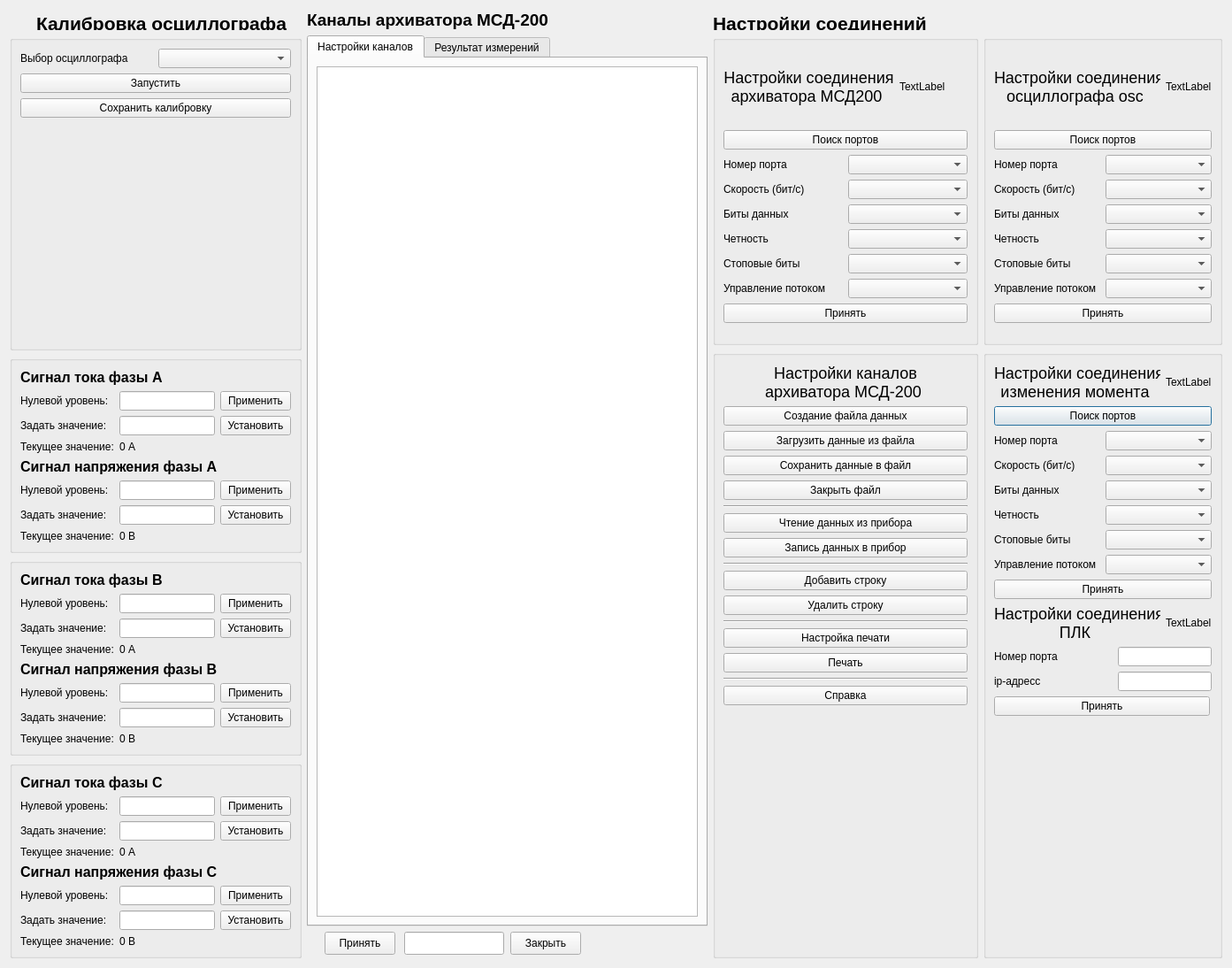
<?xml version="1.0" encoding="UTF-8"?>
<ui version="4.0">
 <class>Kalibr</class>
 <widget class="QDialog" name="Kalibr">
  <property name="geometry">
   <rect>
    <x>0</x>
    <y>0</y>
    <width>1393</width>
    <height>1094</height>
   </rect>
  </property>
  <property name="windowTitle">
   <string>Калибровка осциллографа</string>
  </property>
  <layout class="QGridLayout" name="gridLayout_4">
   <item row="0" column="2">
    <widget class="QLabel" name="label_18">
     <property name="sizePolicy">
      <sizepolicy hsizetype="Preferred" vsizetype="Fixed">
       <horstretch>0</horstretch>
       <verstretch>0</verstretch>
      </sizepolicy>
     </property>
     <property name="minimumSize">
      <size>
       <width>0</width>
       <height>0</height>
      </size>
     </property>
     <property name="maximumSize">
      <size>
       <width>16777215</width>
       <height>16777215</height>
      </size>
     </property>
     <property name="text">
      <string>&lt;html&gt;&lt;head/&gt;&lt;body&gt;&lt;p&gt;&lt;span style=&quot; font-size:14pt; font-weight:700;&quot;&gt;Каналы архиватора МСД-200&lt;/span&gt;&lt;/p&gt;&lt;/body&gt;&lt;/html&gt;</string>
     </property>
    </widget>
   </item>
   <item row="1" column="2" rowspan="3">
    <widget class="QTabWidget" name="tabWidget">
     <property name="currentIndex">
      <number>0</number>
     </property>
     <widget class="QWidget" name="tab">
      <attribute name="title">
       <string>Настройки каналов</string>
      </attribute>
      <layout class="QGridLayout" name="gridLayout_8">
       <item row="1" column="0">
        <widget class="QTableView" name="tableView">
         <property name="sizePolicy">
          <sizepolicy hsizetype="Expanding" vsizetype="Preferred">
           <horstretch>0</horstretch>
           <verstretch>0</verstretch>
          </sizepolicy>
         </property>
        </widget>
       </item>
      </layout>
     </widget>
     <widget class="QWidget" name="tab_2">
      <attribute name="title">
       <string>Результат измерений</string>
      </attribute>
      <layout class="QGridLayout" name="gridLayout_9">
       <item row="0" column="0">
        <widget class="QTableWidget" name="tableWidget"/>
       </item>
      </layout>
     </widget>
    </widget>
   </item>
   <item row="2" column="5" rowspan="3">
    <widget class="QGroupBox" name="groupBox_7">
     <property name="sizePolicy">
      <sizepolicy hsizetype="Expanding" vsizetype="Expanding">
       <horstretch>0</horstretch>
       <verstretch>0</verstretch>
      </sizepolicy>
     </property>
     <property name="minimumSize">
      <size>
       <width>270</width>
       <height>580</height>
      </size>
     </property>
     <property name="maximumSize">
      <size>
       <width>270</width>
       <height>16777215</height>
      </size>
     </property>
     <property name="title">
      <string/>
     </property>
     <layout class="QGridLayout" name="gridLayout_19">
      <item row="1" column="0" colspan="2">
       <layout class="QGridLayout" name="gridLayout_14">
        <item row="0" column="0">
         <widget class="QPushButton" name="SearchPort_3">
          <property name="focusPolicy">
           <enum>Qt::StrongFocus</enum>
          </property>
          <property name="text">
           <string>Поиск портов</string>
          </property>
         </widget>
        </item>
        <item row="1" column="0">
         <layout class="QGridLayout" name="gridLayout_15">
          <item row="1" column="0" colspan="2">
           <widget class="QPushButton" name="EnterPort_3">
            <property name="focusPolicy">
             <enum>Qt::StrongFocus</enum>
            </property>
            <property name="text">
             <string>Принять</string>
            </property>
            <property name="checkable">
             <bool>false</bool>
            </property>
           </widget>
          </item>
          <item row="0" column="0" colspan="2">
           <layout class="QGridLayout" name="gridLayout_16">
            <item row="2" column="0">
             <widget class="QLabel" name="label_48">
              <property name="text">
               <string>Биты данных</string>
              </property>
             </widget>
            </item>
            <item row="3" column="0">
             <widget class="QLabel" name="label_49">
              <property name="text">
               <string>Четность</string>
              </property>
             </widget>
            </item>
            <item row="0" column="0">
             <widget class="QLabel" name="label_50">
              <property name="text">
               <string>Номер порта</string>
              </property>
             </widget>
            </item>
            <item row="3" column="1">
             <widget class="QComboBox" name="comboBox_13">
              <property name="focusPolicy">
               <enum>Qt::StrongFocus</enum>
              </property>
             </widget>
            </item>
            <item row="4" column="0">
             <widget class="QLabel" name="label_51">
              <property name="text">
               <string>Стоповые биты</string>
              </property>
             </widget>
            </item>
            <item row="4" column="1">
             <widget class="QComboBox" name="comboBox_14">
              <property name="focusPolicy">
               <enum>Qt::StrongFocus</enum>
              </property>
             </widget>
            </item>
            <item row="1" column="0">
             <widget class="QLabel" name="label_52">
              <property name="text">
               <string>Скорость (бит/с)</string>
              </property>
             </widget>
            </item>
            <item row="1" column="1">
             <widget class="QComboBox" name="comboBox_15">
              <property name="focusPolicy">
               <enum>Qt::StrongFocus</enum>
              </property>
              <property name="currentIndex">
               <number>-1</number>
              </property>
             </widget>
            </item>
            <item row="5" column="0">
             <widget class="QLabel" name="label_53">
              <property name="text">
               <string>Управление потоком</string>
              </property>
             </widget>
            </item>
            <item row="0" column="1">
             <widget class="QComboBox" name="comboBox_16">
              <property name="focusPolicy">
               <enum>Qt::StrongFocus</enum>
              </property>
             </widget>
            </item>
            <item row="2" column="1">
             <widget class="QComboBox" name="comboBox_17">
              <property name="focusPolicy">
               <enum>Qt::StrongFocus</enum>
              </property>
             </widget>
            </item>
            <item row="5" column="1">
             <widget class="QComboBox" name="comboBox_18">
              <property name="focusPolicy">
               <enum>Qt::StrongFocus</enum>
              </property>
             </widget>
            </item>
           </layout>
          </item>
         </layout>
        </item>
       </layout>
      </item>
      <item row="4" column="0">
       <spacer name="verticalSpacer_2">
        <property name="orientation">
         <enum>Qt::Vertical</enum>
        </property>
        <property name="sizeHint" stdset="0">
         <size>
          <width>20</width>
          <height>40</height>
         </size>
        </property>
       </spacer>
      </item>
      <item row="2" column="1">
       <widget class="QLabel" name="label_60">
        <property name="text">
         <string>TextLabel</string>
        </property>
       </widget>
      </item>
      <item row="0" column="1">
       <widget class="QLabel" name="label_58">
        <property name="text">
         <string>TextLabel</string>
        </property>
       </widget>
      </item>
      <item row="2" column="0">
       <widget class="QLabel" name="label_54">
        <property name="sizePolicy">
         <sizepolicy hsizetype="Preferred" vsizetype="Fixed">
          <horstretch>0</horstretch>
          <verstretch>0</verstretch>
         </sizepolicy>
        </property>
        <property name="minimumSize">
         <size>
          <width>0</width>
          <height>40</height>
         </size>
        </property>
        <property name="maximumSize">
         <size>
          <width>16777215</width>
          <height>16777215</height>
         </size>
        </property>
        <property name="text">
         <string>&lt;div style=&quot;font-size: 18px;text-align: center;&quot;&gt;
&lt;p&gt;Настройки соединения&lt;br&gt;ПЛК&lt;/p&gt;
&lt;/dev&gt;</string>
        </property>
       </widget>
      </item>
      <item row="3" column="0" colspan="2">
       <layout class="QGridLayout" name="gridLayout_17">
        <item row="2" column="0" colspan="2">
         <widget class="QPushButton" name="EnterPort_4">
          <property name="sizePolicy">
           <sizepolicy hsizetype="Fixed" vsizetype="Fixed">
            <horstretch>0</horstretch>
            <verstretch>0</verstretch>
           </sizepolicy>
          </property>
          <property name="minimumSize">
           <size>
            <width>244</width>
            <height>0</height>
           </size>
          </property>
          <property name="maximumSize">
           <size>
            <width>244</width>
            <height>16777215</height>
           </size>
          </property>
          <property name="focusPolicy">
           <enum>Qt::StrongFocus</enum>
          </property>
          <property name="text">
           <string>Принять</string>
          </property>
          <property name="checkable">
           <bool>false</bool>
          </property>
         </widget>
        </item>
        <item row="1" column="0">
         <widget class="QLabel" name="label_59">
          <property name="text">
           <string>ip-адресс</string>
          </property>
         </widget>
        </item>
        <item row="0" column="0">
         <widget class="QLabel" name="label_57">
          <property name="text">
           <string>Номер порта</string>
          </property>
         </widget>
        </item>
        <item row="0" column="1">
         <widget class="QLineEdit" name="lineEdit">
          <property name="sizePolicy">
           <sizepolicy hsizetype="Fixed" vsizetype="Fixed">
            <horstretch>0</horstretch>
            <verstretch>0</verstretch>
           </sizepolicy>
          </property>
          <property name="minimumSize">
           <size>
            <width>106</width>
            <height>0</height>
           </size>
          </property>
          <property name="maximumSize">
           <size>
            <width>106</width>
            <height>16777215</height>
           </size>
          </property>
         </widget>
        </item>
        <item row="1" column="1">
         <widget class="QLineEdit" name="lineEdit_3">
          <property name="sizePolicy">
           <sizepolicy hsizetype="Fixed" vsizetype="Fixed">
            <horstretch>0</horstretch>
            <verstretch>0</verstretch>
           </sizepolicy>
          </property>
          <property name="maximumSize">
           <size>
            <width>106</width>
            <height>16777215</height>
           </size>
          </property>
         </widget>
        </item>
       </layout>
      </item>
      <item row="0" column="0">
       <widget class="QLabel" name="label_47">
        <property name="sizePolicy">
         <sizepolicy hsizetype="Preferred" vsizetype="Minimum">
          <horstretch>0</horstretch>
          <verstretch>0</verstretch>
         </sizepolicy>
        </property>
        <property name="minimumSize">
         <size>
          <width>0</width>
          <height>0</height>
         </size>
        </property>
        <property name="maximumSize">
         <size>
          <width>16777215</width>
          <height>16777215</height>
         </size>
        </property>
        <property name="text">
         <string>&lt;div style=&quot;font-size: 18px;text-align: center;&quot;&gt;
&lt;p&gt;Настройки соединения&lt;br&gt;изменения момента&lt;/p&gt;
&lt;/dev&gt;</string>
        </property>
       </widget>
      </item>
     </layout>
    </widget>
   </item>
   <item row="1" column="4">
    <widget class="QGroupBox" name="groupBox_4">
     <property name="sizePolicy">
      <sizepolicy hsizetype="Fixed" vsizetype="Fixed">
       <horstretch>0</horstretch>
       <verstretch>0</verstretch>
      </sizepolicy>
     </property>
     <property name="minimumSize">
      <size>
       <width>270</width>
       <height>350</height>
      </size>
     </property>
     <property name="maximumSize">
      <size>
       <width>300</width>
       <height>16777215</height>
      </size>
     </property>
     <property name="title">
      <string/>
     </property>
     <layout class="QGridLayout" name="gridLayout_13">
      <item row="0" column="1">
       <widget class="QLabel" name="label_7">
        <property name="sizePolicy">
         <sizepolicy hsizetype="Preferred" vsizetype="Preferred">
          <horstretch>0</horstretch>
          <verstretch>0</verstretch>
         </sizepolicy>
        </property>
        <property name="minimumSize">
         <size>
          <width>0</width>
          <height>60</height>
         </size>
        </property>
        <property name="maximumSize">
         <size>
          <width>16777215</width>
          <height>60</height>
         </size>
        </property>
        <property name="text">
         <string>&lt;div style=&quot;font-size: 18px;text-align: center;&quot;&gt;
&lt;p&gt;Настройки соединения&lt;br&gt;архиватора МСД200&lt;/p&gt;
&lt;/dev&gt;</string>
        </property>
       </widget>
      </item>
      <item row="0" column="2">
       <widget class="QLabel" name="label_38">
        <property name="text">
         <string>TextLabel</string>
        </property>
       </widget>
      </item>
      <item row="1" column="1" colspan="2">
       <layout class="QGridLayout" name="gridLayout_6">
        <item row="0" column="0">
         <widget class="QPushButton" name="SearchPort">
          <property name="focusPolicy">
           <enum>Qt::StrongFocus</enum>
          </property>
          <property name="text">
           <string>Поиск портов</string>
          </property>
         </widget>
        </item>
        <item row="1" column="0">
         <layout class="QGridLayout" name="gridLayout_5">
          <item row="1" column="0" colspan="2">
           <widget class="QPushButton" name="EnterPort">
            <property name="focusPolicy">
             <enum>Qt::StrongFocus</enum>
            </property>
            <property name="text">
             <string>Принять</string>
            </property>
            <property name="checkable">
             <bool>false</bool>
            </property>
           </widget>
          </item>
          <item row="0" column="0" colspan="2">
           <layout class="QGridLayout" name="gridLayout_7">
            <item row="0" column="0">
             <widget class="QLabel" name="label_8">
              <property name="text">
               <string>Номер порта</string>
              </property>
             </widget>
            </item>
            <item row="5" column="1">
             <widget class="QComboBox" name="comboBox_6">
              <property name="focusPolicy">
               <enum>Qt::StrongFocus</enum>
              </property>
             </widget>
            </item>
            <item row="4" column="0">
             <widget class="QLabel" name="label_12">
              <property name="text">
               <string>Стоповые биты</string>
              </property>
             </widget>
            </item>
            <item row="3" column="0">
             <widget class="QLabel" name="label_11">
              <property name="text">
               <string>Четность</string>
              </property>
             </widget>
            </item>
            <item row="1" column="1">
             <widget class="QComboBox" name="comboBox_2">
              <property name="focusPolicy">
               <enum>Qt::StrongFocus</enum>
              </property>
              <property name="currentIndex">
               <number>-1</number>
              </property>
             </widget>
            </item>
            <item row="2" column="1">
             <widget class="QComboBox" name="comboBox_3">
              <property name="focusPolicy">
               <enum>Qt::StrongFocus</enum>
              </property>
             </widget>
            </item>
            <item row="5" column="0">
             <widget class="QLabel" name="label_13">
              <property name="text">
               <string>Управление потоком</string>
              </property>
             </widget>
            </item>
            <item row="4" column="1">
             <widget class="QComboBox" name="comboBox_5">
              <property name="focusPolicy">
               <enum>Qt::StrongFocus</enum>
              </property>
             </widget>
            </item>
            <item row="0" column="1">
             <widget class="QComboBox" name="comboBox">
              <property name="focusPolicy">
               <enum>Qt::StrongFocus</enum>
              </property>
             </widget>
            </item>
            <item row="2" column="0">
             <widget class="QLabel" name="label_10">
              <property name="text">
               <string>Биты данных</string>
              </property>
             </widget>
            </item>
            <item row="3" column="1">
             <widget class="QComboBox" name="comboBox_4">
              <property name="focusPolicy">
               <enum>Qt::StrongFocus</enum>
              </property>
             </widget>
            </item>
            <item row="1" column="0">
             <widget class="QLabel" name="label_9">
              <property name="text">
               <string>Скорость (бит/с)</string>
              </property>
             </widget>
            </item>
           </layout>
          </item>
         </layout>
        </item>
       </layout>
      </item>
     </layout>
    </widget>
   </item>
   <item row="1" column="5">
    <widget class="QGroupBox" name="groupBox_6">
     <property name="sizePolicy">
      <sizepolicy hsizetype="Fixed" vsizetype="Fixed">
       <horstretch>0</horstretch>
       <verstretch>0</verstretch>
      </sizepolicy>
     </property>
     <property name="minimumSize">
      <size>
       <width>270</width>
       <height>350</height>
      </size>
     </property>
     <property name="maximumSize">
      <size>
       <width>270</width>
       <height>16777215</height>
      </size>
     </property>
     <property name="title">
      <string/>
     </property>
     <layout class="QGridLayout" name="gridLayout_18">
      <item row="0" column="0">
       <widget class="QLabel" name="label_40">
        <property name="minimumSize">
         <size>
          <width>0</width>
          <height>60</height>
         </size>
        </property>
        <property name="maximumSize">
         <size>
          <width>16777215</width>
          <height>60</height>
         </size>
        </property>
        <property name="text">
         <string>&lt;div style=&quot;font-size: 18px;text-align: center;&quot;&gt;
&lt;p&gt;Настройки соединения&lt;br&gt;осциллографа osc&lt;/p&gt;
&lt;/dev&gt;</string>
        </property>
       </widget>
      </item>
      <item row="0" column="1">
       <widget class="QLabel" name="label_56">
        <property name="text">
         <string>TextLabel</string>
        </property>
       </widget>
      </item>
      <item row="1" column="0" colspan="2">
       <layout class="QGridLayout" name="gridLayout_10">
        <item row="0" column="0">
         <widget class="QPushButton" name="SearchPort_2">
          <property name="focusPolicy">
           <enum>Qt::StrongFocus</enum>
          </property>
          <property name="text">
           <string>Поиск портов</string>
          </property>
         </widget>
        </item>
        <item row="1" column="0">
         <layout class="QGridLayout" name="gridLayout_11">
          <item row="1" column="0" colspan="2">
           <widget class="QPushButton" name="EnterPort_2">
            <property name="focusPolicy">
             <enum>Qt::StrongFocus</enum>
            </property>
            <property name="text">
             <string>Принять</string>
            </property>
            <property name="checkable">
             <bool>false</bool>
            </property>
           </widget>
          </item>
          <item row="0" column="0" colspan="2">
           <layout class="QGridLayout" name="gridLayout_12">
            <item row="2" column="0">
             <widget class="QLabel" name="label_41">
              <property name="text">
               <string>Биты данных</string>
              </property>
             </widget>
            </item>
            <item row="3" column="0">
             <widget class="QLabel" name="label_42">
              <property name="text">
               <string>Четность</string>
              </property>
             </widget>
            </item>
            <item row="0" column="0">
             <widget class="QLabel" name="label_43">
              <property name="text">
               <string>Номер порта</string>
              </property>
             </widget>
            </item>
            <item row="3" column="1">
             <widget class="QComboBox" name="comboBox_7">
              <property name="focusPolicy">
               <enum>Qt::StrongFocus</enum>
              </property>
             </widget>
            </item>
            <item row="4" column="0">
             <widget class="QLabel" name="label_44">
              <property name="text">
               <string>Стоповые биты</string>
              </property>
             </widget>
            </item>
            <item row="4" column="1">
             <widget class="QComboBox" name="comboBox_8">
              <property name="focusPolicy">
               <enum>Qt::StrongFocus</enum>
              </property>
             </widget>
            </item>
            <item row="1" column="0">
             <widget class="QLabel" name="label_45">
              <property name="text">
               <string>Скорость (бит/с)</string>
              </property>
             </widget>
            </item>
            <item row="1" column="1">
             <widget class="QComboBox" name="comboBox_9">
              <property name="focusPolicy">
               <enum>Qt::StrongFocus</enum>
              </property>
              <property name="currentIndex">
               <number>-1</number>
              </property>
             </widget>
            </item>
            <item row="5" column="0">
             <widget class="QLabel" name="label_46">
              <property name="text">
               <string>Управление потоком</string>
              </property>
             </widget>
            </item>
            <item row="0" column="1">
             <widget class="QComboBox" name="comboBox_10">
              <property name="focusPolicy">
               <enum>Qt::StrongFocus</enum>
              </property>
             </widget>
            </item>
            <item row="2" column="1">
             <widget class="QComboBox" name="comboBox_11">
              <property name="focusPolicy">
               <enum>Qt::StrongFocus</enum>
              </property>
             </widget>
            </item>
            <item row="5" column="1">
             <widget class="QComboBox" name="comboBox_12">
              <property name="focusPolicy">
               <enum>Qt::StrongFocus</enum>
              </property>
             </widget>
            </item>
           </layout>
          </item>
         </layout>
        </item>
       </layout>
      </item>
     </layout>
    </widget>
   </item>
   <item row="4" column="2">
    <widget class="QWidget" name="widget_3" native="true">
     <property name="sizePolicy">
      <sizepolicy hsizetype="Preferred" vsizetype="Fixed">
       <horstretch>0</horstretch>
       <verstretch>0</verstretch>
      </sizepolicy>
     </property>
     <property name="minimumSize">
      <size>
       <width>0</width>
       <height>30</height>
      </size>
     </property>
     <property name="maximumSize">
      <size>
       <width>16777215</width>
       <height>30</height>
      </size>
     </property>
     <widget class="QPushButton" name="pushButtonClose">
      <property name="geometry">
       <rect>
        <x>230</x>
        <y>0</y>
        <width>80</width>
        <height>26</height>
       </rect>
      </property>
      <property name="sizePolicy">
       <sizepolicy hsizetype="Fixed" vsizetype="Fixed">
        <horstretch>0</horstretch>
        <verstretch>0</verstretch>
       </sizepolicy>
      </property>
      <property name="text">
       <string>Закрыть</string>
      </property>
     </widget>
     <widget class="QPushButton" name="pushButtonAccept">
      <property name="geometry">
       <rect>
        <x>20</x>
        <y>0</y>
        <width>80</width>
        <height>26</height>
       </rect>
      </property>
      <property name="sizePolicy">
       <sizepolicy hsizetype="Fixed" vsizetype="Fixed">
        <horstretch>0</horstretch>
        <verstretch>0</verstretch>
       </sizepolicy>
      </property>
      <property name="text">
       <string>Принять</string>
      </property>
     </widget>
     <widget class="QLineEdit" name="lineEdit_2">
      <property name="geometry">
       <rect>
        <x>110</x>
        <y>0</y>
        <width>113</width>
        <height>26</height>
       </rect>
      </property>
     </widget>
    </widget>
   </item>
   <item row="0" column="0" colspan="2">
    <widget class="QWidget" name="widget" native="true">
     <widget class="QLabel" name="label_17">
      <property name="geometry">
       <rect>
        <x>30</x>
        <y>0</y>
        <width>331</width>
        <height>31</height>
       </rect>
      </property>
      <property name="text">
       <string>&lt;html&gt;&lt;head/&gt;&lt;body&gt;&lt;p&gt;&lt;span style=&quot; font-size:16pt; font-weight:600;&quot;&gt;Калибровка осциллографа&lt;/span&gt;&lt;/p&gt;&lt;/body&gt;&lt;/html&gt;</string>
      </property>
     </widget>
    </widget>
   </item>
   <item row="0" column="4">
    <widget class="QWidget" name="widget_2" native="true">
     <widget class="QLabel" name="label_32">
      <property name="geometry">
       <rect>
        <x>0</x>
        <y>0</y>
        <width>331</width>
        <height>31</height>
       </rect>
      </property>
      <property name="text">
       <string>&lt;html&gt;&lt;head/&gt;&lt;body&gt;&lt;p&gt;&lt;span style=&quot; font-size:16pt; font-weight:600;&quot;&gt;Настройки соединений&lt;/span&gt;&lt;/p&gt;&lt;/body&gt;&lt;/html&gt;</string>
      </property>
     </widget>
    </widget>
   </item>
   <item row="2" column="4" rowspan="3">
    <widget class="QGroupBox" name="groupBox_5">
     <property name="sizePolicy">
      <sizepolicy hsizetype="Expanding" vsizetype="Expanding">
       <horstretch>0</horstretch>
       <verstretch>0</verstretch>
      </sizepolicy>
     </property>
     <property name="minimumSize">
      <size>
       <width>270</width>
       <height>580</height>
      </size>
     </property>
     <property name="maximumSize">
      <size>
       <width>300</width>
       <height>16777215</height>
      </size>
     </property>
     <property name="title">
      <string/>
     </property>
     <layout class="QGridLayout" name="gridLayout_20">
      <item row="0" column="0" colspan="2">
       <widget class="QLabel" name="label_16">
        <property name="sizePolicy">
         <sizepolicy hsizetype="Preferred" vsizetype="Minimum">
          <horstretch>0</horstretch>
          <verstretch>0</verstretch>
         </sizepolicy>
        </property>
        <property name="minimumSize">
         <size>
          <width>0</width>
          <height>0</height>
         </size>
        </property>
        <property name="maximumSize">
         <size>
          <width>16777215</width>
          <height>16777215</height>
         </size>
        </property>
        <property name="text">
         <string>&lt;div style=&quot;font-size: 18px;text-align: center;&quot;&gt;
&lt;p&gt;Настройки каналов&lt;br&gt;архиватора МСД-200&lt;/p&gt;
&lt;/dev&gt;</string>
        </property>
       </widget>
      </item>
      <item row="1" column="0" colspan="2">
       <layout class="QVBoxLayout" name="verticalLayout_2">
        <item>
         <widget class="QPushButton" name="CreateFile">
          <property name="text">
           <string>Создание файла данных</string>
          </property>
         </widget>
        </item>
        <item>
         <widget class="QPushButton" name="OpenFile">
          <property name="text">
           <string>Загрузить данные из файла</string>
          </property>
         </widget>
        </item>
        <item>
         <widget class="QPushButton" name="SaveFile">
          <property name="text">
           <string>Сохранить данные в файл</string>
          </property>
         </widget>
        </item>
        <item>
         <widget class="QPushButton" name="CloseFile">
          <property name="text">
           <string>Закрыть файл</string>
          </property>
         </widget>
        </item>
        <item>
         <widget class="Line" name="line">
          <property name="minimumSize">
           <size>
            <width>0</width>
            <height>2</height>
           </size>
          </property>
          <property name="orientation">
           <enum>Qt::Horizontal</enum>
          </property>
         </widget>
        </item>
        <item>
         <widget class="QPushButton" name="ReadPribor">
          <property name="text">
           <string>Чтение данных из прибора</string>
          </property>
         </widget>
        </item>
        <item>
         <widget class="QPushButton" name="WritePribor">
          <property name="text">
           <string>Запись данных в прибор</string>
          </property>
         </widget>
        </item>
        <item>
         <widget class="Line" name="line_2">
          <property name="orientation">
           <enum>Qt::Horizontal</enum>
          </property>
         </widget>
        </item>
        <item>
         <widget class="QPushButton" name="AddRow">
          <property name="text">
           <string>Добавить строку</string>
          </property>
         </widget>
        </item>
        <item>
         <widget class="QPushButton" name="RemoveRow">
          <property name="text">
           <string>Удалить строку</string>
          </property>
         </widget>
        </item>
        <item>
         <widget class="Line" name="line_3">
          <property name="orientation">
           <enum>Qt::Horizontal</enum>
          </property>
         </widget>
        </item>
        <item>
         <widget class="QPushButton" name="printSetup">
          <property name="text">
           <string>Настройка печати</string>
          </property>
         </widget>
        </item>
        <item>
         <widget class="QPushButton" name="Print">
          <property name="text">
           <string>Печать</string>
          </property>
         </widget>
        </item>
        <item>
         <widget class="Line" name="line_4">
          <property name="orientation">
           <enum>Qt::Horizontal</enum>
          </property>
         </widget>
        </item>
        <item>
         <widget class="QPushButton" name="Help">
          <property name="text">
           <string>Справка</string>
          </property>
         </widget>
        </item>
        <item>
         <spacer name="verticalSpacer">
          <property name="orientation">
           <enum>Qt::Vertical</enum>
          </property>
          <property name="sizeHint" stdset="0">
           <size>
            <width>20</width>
            <height>40</height>
           </size>
          </property>
         </spacer>
        </item>
       </layout>
      </item>
     </layout>
    </widget>
   </item>
   <item row="1" column="0" rowspan="4" colspan="2">
    <layout class="QVBoxLayout" name="verticalLayout">
     <item>
      <widget class="QGroupBox" name="groupBox_8">
       <property name="title">
        <string/>
       </property>
       <layout class="QGridLayout" name="gridLayout_21">
        <item row="0" column="0">
         <widget class="QLabel" name="label_14">
          <property name="text">
           <string>Выбор осциллографа</string>
          </property>
         </widget>
        </item>
        <item row="2" column="0" colspan="2">
         <widget class="QPushButton" name="acceptButton">
          <property name="text">
           <string>Сохранить калибровку</string>
          </property>
         </widget>
        </item>
        <item row="1" column="0" colspan="2">
         <widget class="QPushButton" name="kalibrStartButton">
          <property name="text">
           <string>Запустить</string>
          </property>
          <property name="checkable">
           <bool>true</bool>
          </property>
         </widget>
        </item>
        <item row="0" column="1">
         <widget class="QComboBox" name="comboBox_19"/>
        </item>
        <item row="3" column="0">
         <spacer name="verticalSpacer_3">
          <property name="orientation">
           <enum>Qt::Vertical</enum>
          </property>
          <property name="sizeHint" stdset="0">
           <size>
            <width>20</width>
            <height>40</height>
           </size>
          </property>
         </spacer>
        </item>
       </layout>
      </widget>
     </item>
     <item>
      <widget class="QGroupBox" name="groupBox">
       <property name="sizePolicy">
        <sizepolicy hsizetype="Fixed" vsizetype="Fixed">
         <horstretch>0</horstretch>
         <verstretch>0</verstretch>
        </sizepolicy>
       </property>
       <property name="title">
        <string/>
       </property>
       <layout class="QGridLayout" name="gridLayout">
        <item row="3" column="1" colspan="2">
         <widget class="QLabel" name="labelValueIa">
          <property name="text">
           <string>0 А</string>
          </property>
         </widget>
        </item>
        <item row="6" column="0">
         <widget class="QLabel" name="label_4">
          <property name="text">
           <string>Задать значение:</string>
          </property>
         </widget>
        </item>
        <item row="1" column="2">
         <widget class="QPushButton" name="pushButtonZeroApplyIa">
          <property name="text">
           <string>Применить</string>
          </property>
         </widget>
        </item>
        <item row="5" column="2">
         <widget class="QPushButton" name="pushButtonZeroApplyUa">
          <property name="text">
           <string>Применить</string>
          </property>
         </widget>
        </item>
        <item row="3" column="0">
         <widget class="QLabel" name="label_31">
          <property name="maximumSize">
           <size>
            <width>16777215</width>
            <height>30</height>
           </size>
          </property>
          <property name="text">
           <string>Текущее значение:</string>
          </property>
         </widget>
        </item>
        <item row="5" column="0">
         <widget class="QLabel" name="label_6">
          <property name="text">
           <string>Нулевой уровень:</string>
          </property>
         </widget>
        </item>
        <item row="2" column="2">
         <widget class="QPushButton" name="pushButtonValueApplyIa">
          <property name="text">
           <string>Установить</string>
          </property>
         </widget>
        </item>
        <item row="1" column="0">
         <widget class="QLabel" name="label">
          <property name="text">
           <string>Нулевой уровень:</string>
          </property>
         </widget>
        </item>
        <item row="2" column="0">
         <widget class="QLabel" name="label_2">
          <property name="text">
           <string>Задать значение:</string>
          </property>
         </widget>
        </item>
        <item row="2" column="1">
         <widget class="QLineEdit" name="lineEditValueIa"/>
        </item>
        <item row="1" column="1">
         <widget class="QLineEdit" name="lineEditZeroIa"/>
        </item>
        <item row="4" column="0" colspan="3">
         <widget class="QLabel" name="label_5">
          <property name="text">
           <string>&lt;html&gt;&lt;head/&gt;&lt;body&gt;&lt;p&gt;&lt;span style=&quot; font-size:12pt; font-weight:600;&quot;&gt;Сигнал напряжения фазы А&lt;/span&gt;&lt;/p&gt;&lt;/body&gt;&lt;/html&gt;</string>
          </property>
         </widget>
        </item>
        <item row="5" column="1">
         <widget class="QLineEdit" name="lineEditZeroUa"/>
        </item>
        <item row="0" column="0" colspan="2">
         <widget class="QLabel" name="label_3">
          <property name="text">
           <string>&lt;html&gt;&lt;head/&gt;&lt;body&gt;&lt;p&gt;&lt;span style=&quot; font-size:12pt; font-weight:600;&quot;&gt;Сигнал тока фазы А&lt;/span&gt;&lt;/p&gt;&lt;/body&gt;&lt;/html&gt;</string>
          </property>
         </widget>
        </item>
        <item row="7" column="0">
         <widget class="QLabel" name="label_35">
          <property name="maximumSize">
           <size>
            <width>16777215</width>
            <height>30</height>
           </size>
          </property>
          <property name="text">
           <string>Текущее значение:</string>
          </property>
         </widget>
        </item>
        <item row="7" column="1" colspan="2">
         <widget class="QLabel" name="labelValueUa">
          <property name="text">
           <string>0 В</string>
          </property>
         </widget>
        </item>
        <item row="6" column="1">
         <widget class="QLineEdit" name="lineEditValueUa"/>
        </item>
        <item row="6" column="2">
         <widget class="QPushButton" name="pushButtonValueApplyUa">
          <property name="text">
           <string>Установить</string>
          </property>
         </widget>
        </item>
       </layout>
      </widget>
     </item>
     <item>
      <widget class="QGroupBox" name="groupBox_2">
       <property name="title">
        <string/>
       </property>
       <layout class="QGridLayout" name="gridLayout_2">
        <item row="4" column="0" colspan="3">
         <widget class="QLabel" name="label_23">
          <property name="text">
           <string>&lt;html&gt;&lt;head/&gt;&lt;body&gt;&lt;p&gt;&lt;span style=&quot; font-size:12pt; font-weight:600;&quot;&gt;Сигнал напряжения фазы В&lt;/span&gt;&lt;/p&gt;&lt;/body&gt;&lt;/html&gt;</string>
          </property>
         </widget>
        </item>
        <item row="0" column="0" colspan="2">
         <widget class="QLabel" name="label_21">
          <property name="text">
           <string>&lt;html&gt;&lt;head/&gt;&lt;body&gt;&lt;p&gt;&lt;span style=&quot; font-size:12pt; font-weight:600;&quot;&gt;Сигнал тока фазы В&lt;/span&gt;&lt;/p&gt;&lt;/body&gt;&lt;/html&gt;</string>
          </property>
         </widget>
        </item>
        <item row="6" column="1">
         <widget class="QLineEdit" name="lineEditValueUb"/>
        </item>
        <item row="3" column="1" colspan="2">
         <widget class="QLabel" name="labelValueIb">
          <property name="text">
           <string>0 А</string>
          </property>
         </widget>
        </item>
        <item row="1" column="2">
         <widget class="QPushButton" name="pushButtonZeroApplyIb">
          <property name="text">
           <string>Применить</string>
          </property>
         </widget>
        </item>
        <item row="5" column="1">
         <widget class="QLineEdit" name="lineEditZeroUb"/>
        </item>
        <item row="6" column="2">
         <widget class="QPushButton" name="pushButtonValueApplyUb">
          <property name="text">
           <string>Установить</string>
          </property>
         </widget>
        </item>
        <item row="6" column="0">
         <widget class="QLabel" name="label_22">
          <property name="text">
           <string>Задать значение:</string>
          </property>
         </widget>
        </item>
        <item row="7" column="0">
         <widget class="QLabel" name="label_36">
          <property name="maximumSize">
           <size>
            <width>16777215</width>
            <height>30</height>
           </size>
          </property>
          <property name="text">
           <string>Текущее значение:</string>
          </property>
         </widget>
        </item>
        <item row="1" column="1">
         <widget class="QLineEdit" name="lineEditZeroIb"/>
        </item>
        <item row="2" column="2">
         <widget class="QPushButton" name="pushButtonValueApplyIb">
          <property name="text">
           <string>Установить</string>
          </property>
         </widget>
        </item>
        <item row="5" column="0">
         <widget class="QLabel" name="label_24">
          <property name="text">
           <string>Нулевой уровень:</string>
          </property>
         </widget>
        </item>
        <item row="7" column="1" colspan="2">
         <widget class="QLabel" name="labelValueUb">
          <property name="text">
           <string>0 В</string>
          </property>
         </widget>
        </item>
        <item row="3" column="0">
         <widget class="QLabel" name="label_33">
          <property name="maximumSize">
           <size>
            <width>16777215</width>
            <height>30</height>
           </size>
          </property>
          <property name="text">
           <string>Текущее значение:</string>
          </property>
         </widget>
        </item>
        <item row="5" column="2">
         <widget class="QPushButton" name="pushButtonZeroApplyUb">
          <property name="text">
           <string>Применить</string>
          </property>
         </widget>
        </item>
        <item row="2" column="0">
         <widget class="QLabel" name="label_20">
          <property name="text">
           <string>Задать значение:</string>
          </property>
         </widget>
        </item>
        <item row="1" column="0">
         <widget class="QLabel" name="label_19">
          <property name="text">
           <string>Нулевой уровень:</string>
          </property>
         </widget>
        </item>
        <item row="2" column="1">
         <widget class="QLineEdit" name="lineEditValueIb"/>
        </item>
       </layout>
      </widget>
     </item>
     <item>
      <widget class="QGroupBox" name="groupBox_3">
       <property name="title">
        <string/>
       </property>
       <layout class="QGridLayout" name="gridLayout_3">
        <item row="5" column="2">
         <widget class="QPushButton" name="pushButtonZeroApplyUc">
          <property name="text">
           <string>Применить</string>
          </property>
         </widget>
        </item>
        <item row="3" column="0">
         <widget class="QLabel" name="label_34">
          <property name="maximumSize">
           <size>
            <width>16777215</width>
            <height>30</height>
           </size>
          </property>
          <property name="text">
           <string>Текущее значение:</string>
          </property>
         </widget>
        </item>
        <item row="4" column="0" colspan="3">
         <widget class="QLabel" name="label_29">
          <property name="text">
           <string>&lt;html&gt;&lt;head/&gt;&lt;body&gt;&lt;p&gt;&lt;span style=&quot; font-size:12pt; font-weight:600;&quot;&gt;Сигнал напряжения фазы C&lt;/span&gt;&lt;/p&gt;&lt;/body&gt;&lt;/html&gt;</string>
          </property>
         </widget>
        </item>
        <item row="1" column="1">
         <widget class="QLineEdit" name="lineEditZeroIc"/>
        </item>
        <item row="5" column="0">
         <widget class="QLabel" name="label_30">
          <property name="text">
           <string>Нулевой уровень:</string>
          </property>
         </widget>
        </item>
        <item row="5" column="1">
         <widget class="QLineEdit" name="lineEditZeroUc"/>
        </item>
        <item row="2" column="0">
         <widget class="QLabel" name="label_26">
          <property name="text">
           <string>Задать значение:</string>
          </property>
         </widget>
        </item>
        <item row="6" column="0">
         <widget class="QLabel" name="label_28">
          <property name="text">
           <string>Задать значение:</string>
          </property>
         </widget>
        </item>
        <item row="1" column="0">
         <widget class="QLabel" name="label_25">
          <property name="text">
           <string>Нулевой уровень:</string>
          </property>
         </widget>
        </item>
        <item row="1" column="2">
         <widget class="QPushButton" name="pushButtonZeroApplyIc">
          <property name="text">
           <string>Применить</string>
          </property>
         </widget>
        </item>
        <item row="0" column="0" colspan="2">
         <widget class="QLabel" name="label_27">
          <property name="text">
           <string>&lt;html&gt;&lt;head/&gt;&lt;body&gt;&lt;p&gt;&lt;span style=&quot; font-size:12pt; font-weight:600;&quot;&gt;Сигнал тока фазы C&lt;/span&gt;&lt;/p&gt;&lt;/body&gt;&lt;/html&gt;</string>
          </property>
         </widget>
        </item>
        <item row="7" column="0">
         <widget class="QLabel" name="label_37">
          <property name="maximumSize">
           <size>
            <width>16777215</width>
            <height>30</height>
           </size>
          </property>
          <property name="text">
           <string>Текущее значение:</string>
          </property>
         </widget>
        </item>
        <item row="3" column="1" colspan="2">
         <widget class="QLabel" name="labelValueIc">
          <property name="text">
           <string>0 А</string>
          </property>
         </widget>
        </item>
        <item row="7" column="1" colspan="2">
         <widget class="QLabel" name="labelValueUc">
          <property name="text">
           <string>0 В</string>
          </property>
         </widget>
        </item>
        <item row="2" column="1">
         <widget class="QLineEdit" name="lineEditValueIc"/>
        </item>
        <item row="2" column="2">
         <widget class="QPushButton" name="pushButtonValueApplyIc">
          <property name="text">
           <string>Установить</string>
          </property>
         </widget>
        </item>
        <item row="6" column="1">
         <widget class="QLineEdit" name="lineEditValueUc"/>
        </item>
        <item row="6" column="2">
         <widget class="QPushButton" name="pushButtonValueApplyUc">
          <property name="text">
           <string>Установить</string>
          </property>
         </widget>
        </item>
       </layout>
      </widget>
     </item>
    </layout>
   </item>
  </layout>
 </widget>
 <tabstops>
  <tabstop>lineEditZeroIa</tabstop>
  <tabstop>pushButtonZeroApplyIa</tabstop>
  <tabstop>lineEditValueIa</tabstop>
  <tabstop>lineEditZeroUa</tabstop>
  <tabstop>pushButtonZeroApplyUa</tabstop>
  <tabstop>lineEditValueUa</tabstop>
  <tabstop>lineEditZeroIb</tabstop>
  <tabstop>pushButtonZeroApplyIb</tabstop>
  <tabstop>lineEditValueIb</tabstop>
  <tabstop>lineEditZeroUb</tabstop>
  <tabstop>pushButtonZeroApplyUb</tabstop>
  <tabstop>lineEditValueUb</tabstop>
  <tabstop>lineEditZeroIc</tabstop>
  <tabstop>pushButtonZeroApplyIc</tabstop>
  <tabstop>lineEditValueIc</tabstop>
  <tabstop>lineEditZeroUc</tabstop>
  <tabstop>pushButtonZeroApplyUc</tabstop>
  <tabstop>lineEditValueUc</tabstop>
 </tabstops>
 <resources/>
 <connections/>
</ui>
